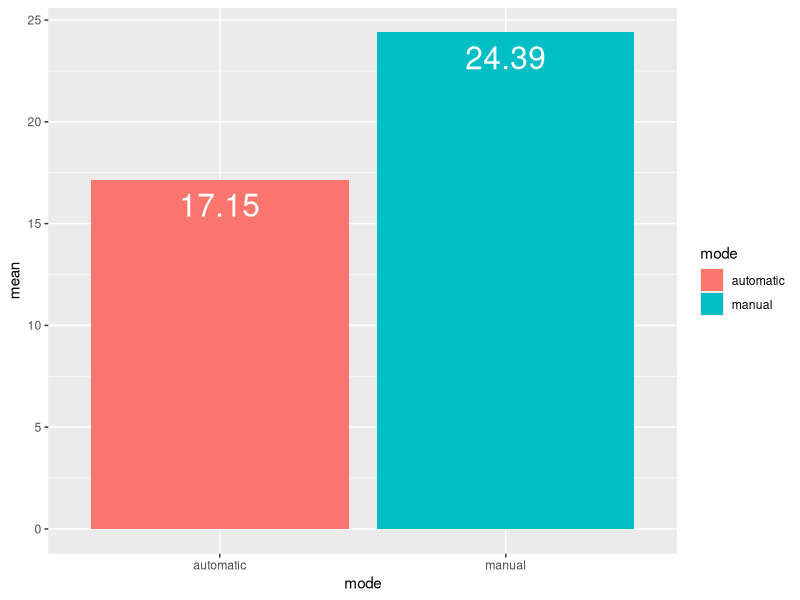
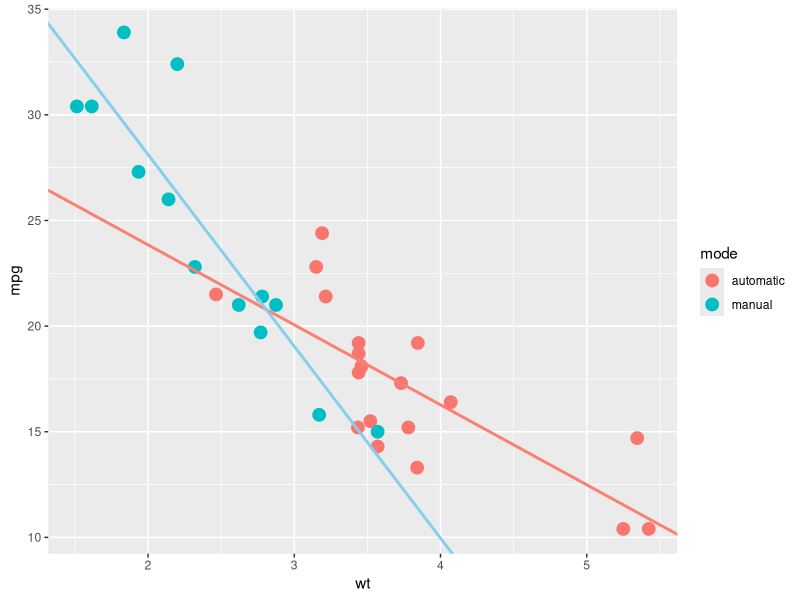
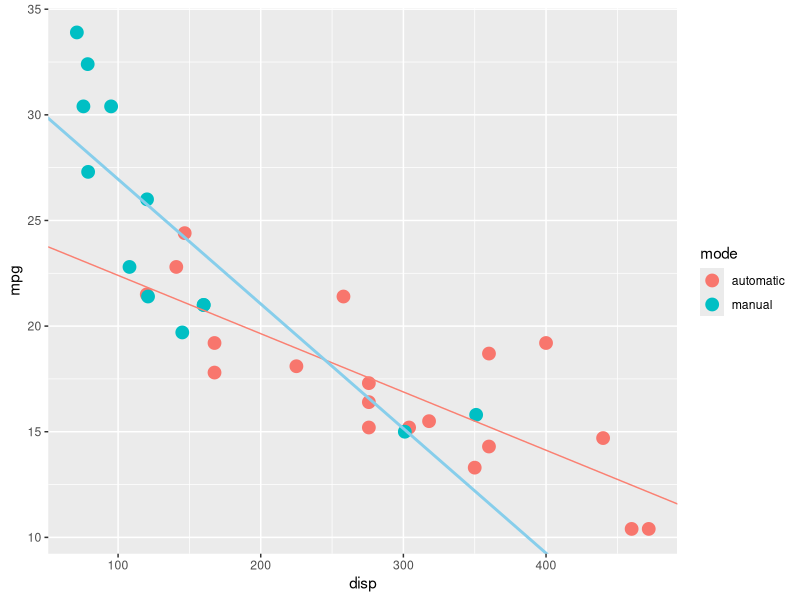
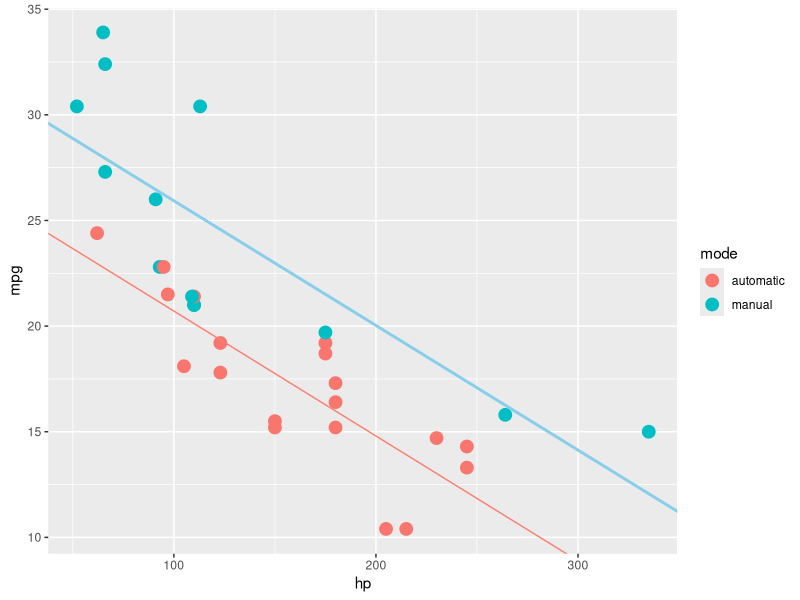
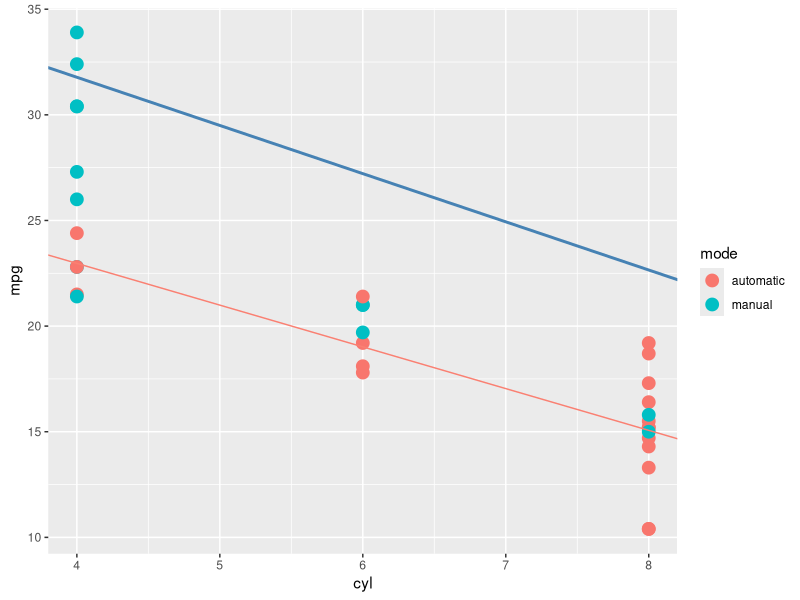
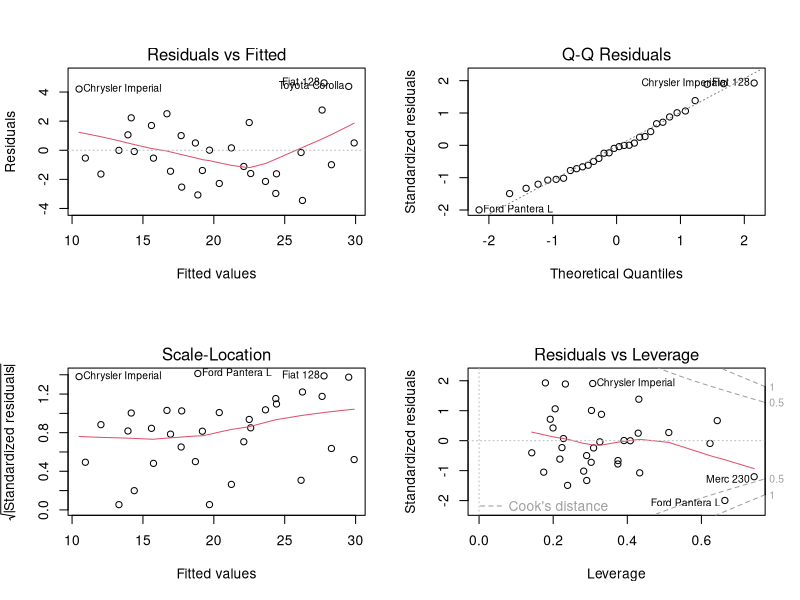

Generate these figures, in order, with R:
## ---- chunk 1
data(mtcars)
library(ggplot2)
library(dplyr)

## ---- chunk 2
mtcars$mode<-ifelse(mtcars$am==0,"automatic","manual")

## ---- chunk 3
sumry<-group_by(mtcars,mode)
meandata<-summarise(sumry,mean(mpg))
meandata<-data.frame(meandata)
colnames(meandata)<-c("mode","mean")
## ---- chunk 4

fit1<-lm(mpg~.,data = mtcars)
fit1
## ---- chunk 5
fit2<-lm(mpg~wt*factor(mode),data = mtcars)
fit2$coefficients

## ---- chunk 6
fit3<-lm(mpg~disp*factor(mode),data = mtcars)
fit3$coefficients
## ---- chunk 7
fit4<-lm(mpg~hp*factor(mode),data = mtcars)
fit4$coefficients
## ---- chunk 8
fit5<-lm(mpg~cyl*factor(mode),data = mtcars)
fit5$coefficients
## ---- chunk 9
ggplot(meandata,aes(x=mode,y=mean))+geom_bar(stat = "identity",aes(fill=mode))+geom_text(aes(label=round(mean,2)), vjust=1.6, color="white", size=8)
## ---- chunk 10
ggplot(data = mtcars,aes(x=wt,y=mpg,color=mode))+geom_point(size=4)+geom_abline(slope = -3.786,intercept = 31.416,color="salmon",size=1)+geom_abline(slope = -9.08,intercept = 46.28,color="skyblue",size=1)
## ---- chunk 11
ggplot(data = mtcars,aes(x=disp,y=mpg,color=mode))+geom_point(size=4)+geom_abline(slope = -0.027584,intercept =25.157,color="salmon")+geom_abline(slope = -0.0590,intercept = 32.85,color="skyblue",size=1)
## ---- chunk 12
ggplot(data = mtcars,aes(x=hp,y=mpg,color=mode))+geom_point(size=4)+geom_abline(slope = -0.05913,intercept =26.624,color="salmon")+geom_abline(slope = -0.0590,intercept = 31.83,color="skyblue",size=1)
## ---- chunk 13
ggplot(data = mtcars,aes(x=cyl,y=mpg,color=mode))+geom_point(size=4)+geom_abline(slope = -1.9757,intercept =30.87,color="salmon")+geom_abline(slope = -2.2808,intercept = 40.9,color="steelblue",size=1)
## ---- chunk 14
par(mfrow = c(2, 2))
plot(fit1)
